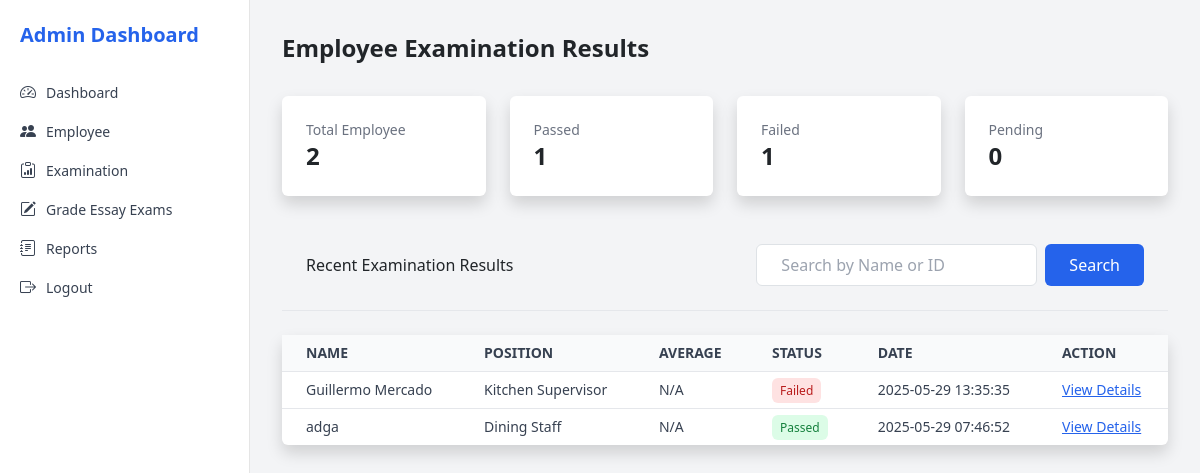
/admin/admin_employee.php, run on an earlier commit of the app's database.
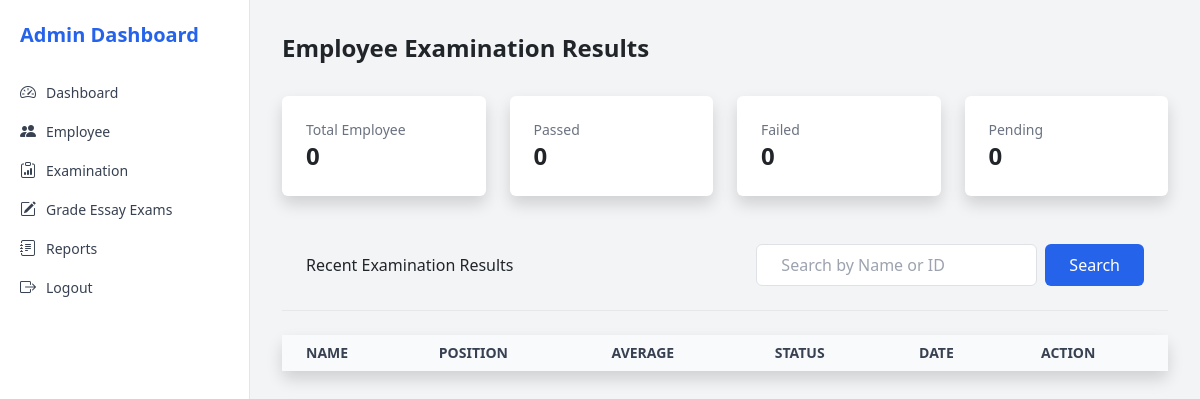
And on a later commit of the database.
### tables this page shows
CREATE TABLE `employee` (
  `employee_num` varchar(50) DEFAULT NULL,
  `id` int(11) NOT NULL,
  `full_name` varchar(255) NOT NULL,
  `branch` varchar(100) NOT NULL,
  `position` varchar(100) NOT NULL,
  `date_started` date NOT NULL,
  `date_of_exam` date NOT NULL,
  `score_1` int(11) DEFAULT NULL,
  `score_2` int(11) DEFAULT NULL,
  `score_3` int(11) DEFAULT NULL,
  `score_4` int(11) DEFAULT NULL,
  `score_5` int(11) DEFAULT NULL,
  `score_6` int(11) DEFAULT NULL,
  `score_7` int(11) DEFAULT NULL,
  `score_8` int(11) DEFAULT NULL,
  `score_9` int(11) DEFAULT NULL,
  `score_10` int(11) DEFAULT NULL,
  `average` decimal(5,2) DEFAULT NULL,
  `status` varchar(50) DEFAULT NULL,
  `submitted_at` datetime DEFAULT current_timestamp()
);

### admin/admin_employee.php (the view, shortened to what this page needs)
<?php
$host = "localhost";
$dbname = "ees";
$user = "root";
$pass = "";
$conn = new mysqli($host, $user, $pass, $dbname);
$total = $conn->query("SELECT COUNT(*) as count FROM employee")->fetch_assoc()['count'];
$passed = $conn->query("SELECT COUNT(*) as count FROM employee WHERE status = 'Passed'")->fetch_assoc()['count'];
$failed = $conn->query("SELECT COUNT(*) as count FROM employee WHERE status = 'Failed'")->fetch_assoc()['count'];
$pending = $conn->query("SELECT COUNT(*) as count FROM employee WHERE status = 'Pending'")->fetch_assoc()['count'];
$search = $_GET['search'] ?? '';
if ($search !== '') {
  $search_param = "%" . $conn->real_escape_string($search) . "%";
  $stmt = $conn->prepare("SELECT * FROM employee WHERE full_name LIKE ? OR employee_num LIKE ? ORDER BY submitted_at DESC");
  $stmt->bind_param("ss", $search_param, $search_param);
  $stmt->execute();
  $results = $stmt->get_result();
} else {
  $results = $conn->query("SELECT * FROM employee ORDER BY submitted_at DESC");
}
?>
<!DOCTYPE html>
<html lang="en">
<head>
  <script src="https://cdn.tailwindcss.com"></script>
  <link href="https://cdn.jsdelivr.net/npm/bootstrap-icons@1.10.5/font/bootstrap-icons.css" rel="stylesheet" />
</head>
<body class="bg-gray-100 font-sans">
<div class="flex min-h-screen">
  <?php include 'sidebar.php'; ?>
  <main class="flex-1 p-8">
    <div class="flex justify-between items-center mb-6">
      <h1 class="text-2xl font-semibold">Employee Examination Results</h1>
    </div>
    <div class="grid grid-cols-1 sm:grid-cols-4 gap-4 mb-6">
      <div class="bg-white p-4 rounded shadow">
        <div class="text-sm text-gray-500">Total Employee</div>
        <div class="text-2xl font-bold"><?= $total ?></div>
      </div>
      <div class="bg-white p-4 rounded shadow">
        <div class="text-sm text-gray-500">Passed</div>
        <div class="text-2xl font-bold"><?= $passed ?></div>
      </div>
      <div class="bg-white p-4 rounded shadow">
        <div class="text-sm text-gray-500">Failed</div>
        <div class="text-2xl font-bold"><?= $failed ?></div>
      </div>
      <div class="bg-white p-4 rounded shadow">
        <div class="text-sm text-gray-500">Pending</div>
        <div class="text-2xl font-bold"><?= $pending ?></div>
      </div>
    </div>
    <div class="flex justify-between items-center p-4 border-b font-medium mb-4">
      <span class="text-base">Recent Examination Results</span>
      <form method="GET" class="flex space-x-2">
        <input type="text" name="search" placeholder="Search by Name or ID"
          value="<?= htmlspecialchars($search) ?>"
          class="px-4 py-2 border border-gray-300 rounded focus:outline-none focus:ring-2 focus:ring-blue-500" />
        <button type="submit" class="bg-blue-600 text-white px-4 py-2 rounded hover:bg-blue-700">Search</button>
      </form>
    </div>
    <div class="bg-white shadow rounded">
      <div class="overflow-x-auto">
        <table class="min-w-full text-sm text-left">
          <thead class="bg-gray-50 text-gray-700">
            <tr>
              <th class="px-4 py-2">NAME</th>
              <th class="px-4 py-2">POSITION</th>
              <th class="px-4 py-2">AVERAGE</th>
              <th class="px-4 py-2">STATUS</th>
              <th class="px-4 py-2">DATE</th>
              <th class="px-4 py-2">ACTION</th>
            </tr>
          </thead>
          <tbody class="text-gray-700">
            <?php while($row = $results->fetch_assoc()): ?>
            <tr class="border-t">
              <td class="px-4 py-2"><?= htmlspecialchars($row['full_name']) ?></td>
              <td class="px-4 py-2"><?= htmlspecialchars($row['position']) ?></td>
              <td class="px-4 py-2"><?= $row['average'] !== null ? $row['average'].'%' : 'N/A' ?></td>
              <td class="px-4 py-2">
                <?php
                  $status = $row['status'];
                  $statusClass = match ($status) {
                    'Passed' => 'bg-green-100 text-green-700',
                    'Failed' => 'bg-red-100 text-red-700',
                    'Pending' => 'bg-yellow-100 text-yellow-700',
                    default => 'bg-gray-100 text-gray-700',
                  };
                ?>
                <span class="<?= $statusClass ?> px-2 py-1 rounded text-xs"><?= $status ?></span>
              </td>
              <td class="px-4 py-2"><?= htmlspecialchars($row['submitted_at']) ?></td>
              <td class="px-4 py-2">
                <button class="text-blue-600 underline" onclick="viewDetails(<?= $row['id'] ?>)">View Details</button>
              </td>
            </tr>
            <?php endwhile; ?>
          </tbody>
        </table>
      </div>
    </div>
  </main>
</div>
</body>
</html>

What changed in the data, as far as the page shows it:
removed employee: full_name "Guillermo Mercado", position "Kitchen Supervisor", shows "N/A", status "Failed", submitted_at "2025-05-29 13:35:35"
removed employee: full_name "adga", position "Dining Staff", shows "N/A", status "Passed", submitted_at "2025-05-29 07:46:52"
Also different on the page:
$total: "2" → "0"
$passed: "1" → "0"
$failed: "1" → "0"
